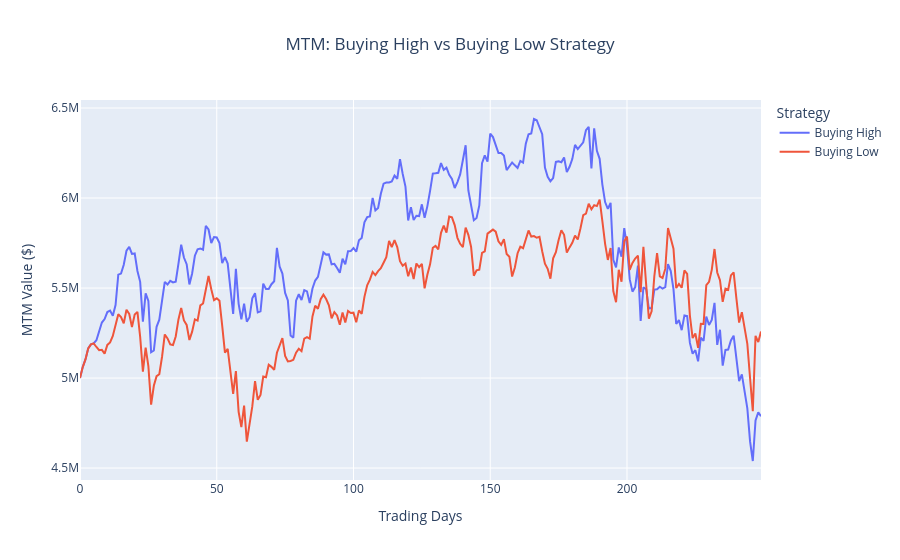

Here is the notebook cell this chart was saved with:
### Code cell
# 7.

fig = go.Figure()

fig.add_trace(
    go.Scatter(
        y=mtm_list_high,
        mode='lines',
        name='Buying High',
    )
)

fig.add_trace(
        go.Scatter(
        y=mtm_list_low,
        mode='lines',
        name='Buying Low',
    )
)

fig.update_layout(
    title='MTM: Buying High vs Buying Low Strategy',
    title_x=0.5,
    xaxis_title='Trading Days',
    yaxis_title='MTM Value ($)',
    legend_title='Strategy',
    hovermode='x unified',
)

fig.show()

### Figure 1 — Plotly figure (JSON) as saved in the notebook; plotly's stock layout.template omitted (floating-point values rounded to 4 significant figures; data arrays with more than 128 entries replaced by an {"elided": "..."} marker saying what was removed)
{"data": [{"mode": "lines", "name": "Buying High", "type": "scatter", "y": {"elided": "250 float values"}}, {"mode": "lines", "name": "Buying Low", "type": "scatter", "y": {"elided": "250 float values"}}], "layout": {"hovermode": "x unified", "legend": {"title": {"text": "Strategy"}}, "title": {"text": "MTM: Buying High vs Buying Low Strategy", "x": 0.5}, "xaxis": {"title": {"text": "Trading Days"}}, "yaxis": {"title": {"text": "MTM Value ($)"}}}}
